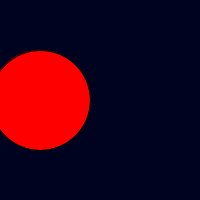
Frame 1 (no input)
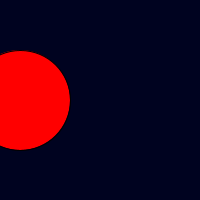
Frame 60 (the mouse pressed at the canvas centre just before this capture)
Frame 120 (the mouse held since frame 60 and released just before this capture): identical to frame 60, image omitted

The Processing sketch that drew these frames (run headless with seeded random() and noise(); from frame 60 on, the mouse is pressed at the canvas centre):

// Processing sketch: processing_160745
// ── processing_160745.pde

//change the size of the ball, its speed, or the canvas.
//I dare you.

int x;
int xSpeed;
int circleSize;

void setup() {
  size(200, 200);
  x = 20;
  xSpeed = 20;
  circleSize = 100;
}


void draw() {

  //Draw stuff
  background(800);
  fill(255, 0, 0);

  x+=xSpeed;
  ellipse(x, height/2, circleSize, circleSize);


  //Impact with either wall
  if ( x>=width-(circleSize/2) || x <= circleSize/2 ) {
    xSpeed*=-1;
  } 
}




/*
//If conditions
 x>y
 x>=y
 x<y
 x<=y
 x==y
 x!=y

 
 //Example if
 if(hungry==true || haveGoneShopping==true){
   makeSandwiches(3);
 }
 
//Psuedo-code if/else
 if(x==0) //quit the app
 else if(x==1) //restart app
 else if(x==2) //do nothing
 else //cry
 
 
 */
